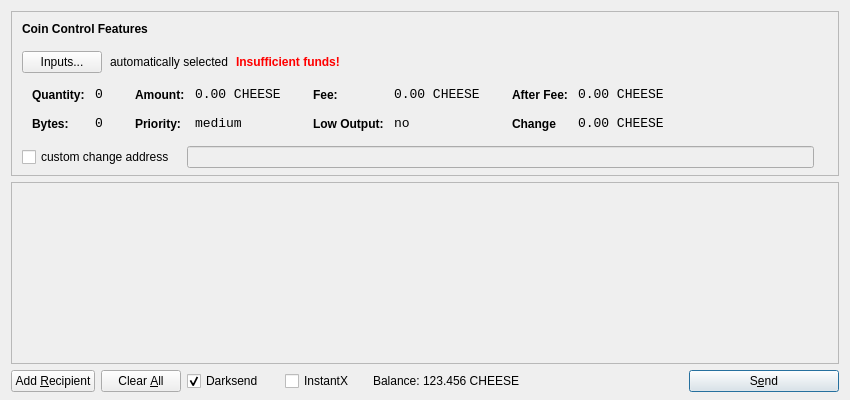
<?xml version="1.0" encoding="UTF-8"?>
<ui version="4.0">
 <class>SendCoinsDialog</class>
 <widget class="QDialog" name="SendCoinsDialog">
  <property name="geometry">
   <rect>
    <x>0</x>
    <y>0</y>
    <width>850</width>
    <height>400</height>
   </rect>
  </property>
  <property name="windowTitle">
   <string>Send Coins</string>
  </property>
  <layout class="QVBoxLayout" name="verticalLayout" stretch="0,1,0">
   <property name="bottomMargin">
    <number>8</number>
   </property>
   <item>
    <widget class="QFrame" name="frameCoinControl">
     <property name="sizePolicy">
      <sizepolicy hsizetype="Expanding" vsizetype="Expanding">
       <horstretch>0</horstretch>
       <verstretch>0</verstretch>
      </sizepolicy>
     </property>
     <property name="maximumSize">
      <size>
       <width>16777215</width>
       <height>16777215</height>
      </size>
     </property>
     <property name="frameShape">
      <enum>QFrame::StyledPanel</enum>
     </property>
     <property name="frameShadow">
      <enum>QFrame::Sunken</enum>
     </property>
     <layout class="QVBoxLayout" name="verticalLayoutCoinControl2">
      <property name="spacing">
       <number>-1</number>
      </property>
      <property name="leftMargin">
       <number>0</number>
      </property>
      <property name="topMargin">
       <number>0</number>
      </property>
      <property name="rightMargin">
       <number>0</number>
      </property>
      <property name="bottomMargin">
       <number>6</number>
      </property>
      <item>
       <layout class="QVBoxLayout" name="verticalLayoutCoinControl" stretch="0,0,0,0,1">
        <property name="spacing">
         <number>0</number>
        </property>
        <property name="leftMargin">
         <number>10</number>
        </property>
        <property name="topMargin">
         <number>10</number>
        </property>
        <item>
         <layout class="QHBoxLayout" name="horizontalLayoutCoinControl1">
          <property name="bottomMargin">
           <number>15</number>
          </property>
          <item>
           <widget class="QLabel" name="labelCoinControlFeatures">
            <property name="sizePolicy">
             <sizepolicy hsizetype="Preferred" vsizetype="Maximum">
              <horstretch>0</horstretch>
              <verstretch>0</verstretch>
             </sizepolicy>
            </property>
            <property name="font">
             <font>
              <weight>75</weight>
              <bold>true</bold>
             </font>
            </property>
            <property name="styleSheet">
             <string notr="true">font-weight:bold;</string>
            </property>
            <property name="text">
             <string>Coin Control Features</string>
            </property>
           </widget>
          </item>
         </layout>
        </item>
        <item>
         <layout class="QHBoxLayout" name="horizontalLayoutCoinControl2" stretch="0,0,0,0">
          <property name="spacing">
           <number>8</number>
          </property>
          <property name="bottomMargin">
           <number>10</number>
          </property>
          <item>
           <widget class="QPushButton" name="pushButtonCoinControl">
            <property name="styleSheet">
             <string notr="true"/>
            </property>
            <property name="text">
             <string>Inputs...</string>
            </property>
           </widget>
          </item>
          <item>
           <widget class="QLabel" name="labelCoinControlAutomaticallySelected">
            <property name="text">
             <string>automatically selected</string>
            </property>
            <property name="margin">
             <number>5</number>
            </property>
           </widget>
          </item>
          <item>
           <widget class="QLabel" name="labelCoinControlInsuffFunds">
            <property name="font">
             <font>
              <weight>75</weight>
              <bold>true</bold>
             </font>
            </property>
            <property name="styleSheet">
             <string notr="true">color:red;font-weight:bold;</string>
            </property>
            <property name="text">
             <string>Insufficient funds!</string>
            </property>
            <property name="margin">
             <number>5</number>
            </property>
           </widget>
          </item>
          <item>
           <spacer name="horizontalSpacerCoinControl">
            <property name="orientation">
             <enum>Qt::Horizontal</enum>
            </property>
            <property name="sizeHint" stdset="0">
             <size>
              <width>40</width>
              <height>1</height>
             </size>
            </property>
           </spacer>
          </item>
         </layout>
        </item>
        <item>
         <widget class="QWidget" name="widgetCoinControl" native="true">
          <property name="sizePolicy">
           <sizepolicy hsizetype="Preferred" vsizetype="Preferred">
            <horstretch>0</horstretch>
            <verstretch>0</verstretch>
           </sizepolicy>
          </property>
          <property name="minimumSize">
           <size>
            <width>0</width>
            <height>0</height>
           </size>
          </property>
          <property name="styleSheet">
           <string notr="true"/>
          </property>
          <layout class="QHBoxLayout" name="horizontalLayoutCoinControl5">
           <property name="margin">
            <number>0</number>
           </property>
           <item>
            <layout class="QHBoxLayout" name="horizontalLayoutCoinControl3" stretch="0,0,0,1">
             <property name="spacing">
              <number>20</number>
             </property>
             <property name="topMargin">
              <number>0</number>
             </property>
             <property name="bottomMargin">
              <number>10</number>
             </property>
             <item>
              <layout class="QFormLayout" name="formLayoutCoinControl1">
               <property name="horizontalSpacing">
                <number>10</number>
               </property>
               <property name="verticalSpacing">
                <number>14</number>
               </property>
               <property name="leftMargin">
                <number>10</number>
               </property>
               <property name="topMargin">
                <number>4</number>
               </property>
               <property name="rightMargin">
                <number>6</number>
               </property>
               <item row="0" column="0">
                <widget class="QLabel" name="labelCoinControlQuantityText">
                 <property name="styleSheet">
                  <string notr="true">font-weight:bold;</string>
                 </property>
                 <property name="text">
                  <string>Quantity:</string>
                 </property>
                 <property name="margin">
                  <number>0</number>
                 </property>
                </widget>
               </item>
               <item row="0" column="1">
                <widget class="QLabel" name="labelCoinControlQuantity">
                 <property name="font">
                  <font>
                   <family>Monospace</family>
                   <pointsize>10</pointsize>
                  </font>
                 </property>
                 <property name="cursor">
                  <cursorShape>IBeamCursor</cursorShape>
                 </property>
                 <property name="contextMenuPolicy">
                  <enum>Qt::ActionsContextMenu</enum>
                 </property>
                 <property name="text">
                  <string>0</string>
                 </property>
                 <property name="margin">
                  <number>0</number>
                 </property>
                 <property name="textInteractionFlags">
                  <set>Qt::LinksAccessibleByMouse|Qt::TextSelectableByKeyboard|Qt::TextSelectableByMouse</set>
                 </property>
                </widget>
               </item>
               <item row="1" column="0">
                <widget class="QLabel" name="labelCoinControlBytesText">
                 <property name="styleSheet">
                  <string notr="true">font-weight:bold;</string>
                 </property>
                 <property name="text">
                  <string>Bytes:</string>
                 </property>
                </widget>
               </item>
               <item row="1" column="1">
                <widget class="QLabel" name="labelCoinControlBytes">
                 <property name="font">
                  <font>
                   <family>Monospace</family>
                   <pointsize>10</pointsize>
                  </font>
                 </property>
                 <property name="cursor">
                  <cursorShape>IBeamCursor</cursorShape>
                 </property>
                 <property name="contextMenuPolicy">
                  <enum>Qt::ActionsContextMenu</enum>
                 </property>
                 <property name="text">
                  <string>0</string>
                 </property>
                 <property name="textInteractionFlags">
                  <set>Qt::LinksAccessibleByMouse|Qt::TextSelectableByKeyboard|Qt::TextSelectableByMouse</set>
                 </property>
                </widget>
               </item>
              </layout>
             </item>
             <item>
              <layout class="QFormLayout" name="formLayoutCoinControl2">
               <property name="horizontalSpacing">
                <number>10</number>
               </property>
               <property name="verticalSpacing">
                <number>14</number>
               </property>
               <property name="leftMargin">
                <number>6</number>
               </property>
               <property name="topMargin">
                <number>4</number>
               </property>
               <property name="rightMargin">
                <number>6</number>
               </property>
               <item row="0" column="0">
                <widget class="QLabel" name="labelCoinControlAmountText">
                 <property name="styleSheet">
                  <string notr="true">font-weight:bold;</string>
                 </property>
                 <property name="text">
                  <string>Amount:</string>
                 </property>
                 <property name="margin">
                  <number>0</number>
                 </property>
                </widget>
               </item>
               <item row="0" column="1">
                <widget class="QLabel" name="labelCoinControlAmount">
                 <property name="font">
                  <font>
                   <family>Monospace</family>
                   <pointsize>10</pointsize>
                  </font>
                 </property>
                 <property name="cursor">
                  <cursorShape>IBeamCursor</cursorShape>
                 </property>
                 <property name="contextMenuPolicy">
                  <enum>Qt::ActionsContextMenu</enum>
                 </property>
                 <property name="text">
                  <string>0.00 CHEESE</string>
                 </property>
                 <property name="textInteractionFlags">
                  <set>Qt::LinksAccessibleByMouse|Qt::TextSelectableByKeyboard|Qt::TextSelectableByMouse</set>
                 </property>
                </widget>
               </item>
               <item row="1" column="0">
                <widget class="QLabel" name="labelCoinControlPriorityText">
                 <property name="styleSheet">
                  <string notr="true">font-weight:bold;</string>
                 </property>
                 <property name="text">
                  <string>Priority:</string>
                 </property>
                </widget>
               </item>
               <item row="1" column="1">
                <widget class="QLabel" name="labelCoinControlPriority">
                 <property name="font">
                  <font>
                   <family>Monospace</family>
                   <pointsize>10</pointsize>
                  </font>
                 </property>
                 <property name="cursor">
                  <cursorShape>IBeamCursor</cursorShape>
                 </property>
                 <property name="contextMenuPolicy">
                  <enum>Qt::ActionsContextMenu</enum>
                 </property>
                 <property name="text">
                  <string>medium</string>
                 </property>
                 <property name="textInteractionFlags">
                  <set>Qt::LinksAccessibleByMouse|Qt::TextSelectableByKeyboard|Qt::TextSelectableByMouse</set>
                 </property>
                </widget>
               </item>
              </layout>
             </item>
             <item>
              <layout class="QFormLayout" name="formLayoutCoinControl3">
               <property name="horizontalSpacing">
                <number>10</number>
               </property>
               <property name="verticalSpacing">
                <number>14</number>
               </property>
               <property name="leftMargin">
                <number>6</number>
               </property>
               <property name="topMargin">
                <number>4</number>
               </property>
               <property name="rightMargin">
                <number>6</number>
               </property>
               <item row="0" column="0">
                <widget class="QLabel" name="labelCoinControlFeeText">
                 <property name="styleSheet">
                  <string notr="true">font-weight:bold;</string>
                 </property>
                 <property name="text">
                  <string>Fee:</string>
                 </property>
                 <property name="margin">
                  <number>0</number>
                 </property>
                </widget>
               </item>
               <item row="0" column="1">
                <widget class="QLabel" name="labelCoinControlFee">
                 <property name="font">
                  <font>
                   <family>Monospace</family>
                   <pointsize>10</pointsize>
                  </font>
                 </property>
                 <property name="cursor">
                  <cursorShape>IBeamCursor</cursorShape>
                 </property>
                 <property name="contextMenuPolicy">
                  <enum>Qt::ActionsContextMenu</enum>
                 </property>
                 <property name="text">
                  <string>0.00 CHEESE</string>
                 </property>
                 <property name="textInteractionFlags">
                  <set>Qt::LinksAccessibleByMouse|Qt::TextSelectableByKeyboard|Qt::TextSelectableByMouse</set>
                 </property>
                </widget>
               </item>
               <item row="1" column="0">
                <widget class="QLabel" name="labelCoinControlLowOutputText">
                 <property name="styleSheet">
                  <string notr="true">font-weight:bold;</string>
                 </property>
                 <property name="text">
                  <string>Low Output:</string>
                 </property>
                </widget>
               </item>
               <item row="1" column="1">
                <widget class="QLabel" name="labelCoinControlLowOutput">
                 <property name="font">
                  <font>
                   <family>Monospace</family>
                   <pointsize>10</pointsize>
                  </font>
                 </property>
                 <property name="cursor">
                  <cursorShape>IBeamCursor</cursorShape>
                 </property>
                 <property name="contextMenuPolicy">
                  <enum>Qt::ActionsContextMenu</enum>
                 </property>
                 <property name="text">
                  <string>no</string>
                 </property>
                 <property name="textInteractionFlags">
                  <set>Qt::LinksAccessibleByMouse|Qt::TextSelectableByKeyboard|Qt::TextSelectableByMouse</set>
                 </property>
                </widget>
               </item>
              </layout>
             </item>
             <item>
              <layout class="QFormLayout" name="formLayoutCoinControl4">
               <property name="horizontalSpacing">
                <number>10</number>
               </property>
               <property name="verticalSpacing">
                <number>14</number>
               </property>
               <property name="leftMargin">
                <number>6</number>
               </property>
               <property name="topMargin">
                <number>4</number>
               </property>
               <property name="rightMargin">
                <number>6</number>
               </property>
               <item row="0" column="0">
                <widget class="QLabel" name="labelCoinControlAfterFeeText">
                 <property name="styleSheet">
                  <string notr="true">font-weight:bold;</string>
                 </property>
                 <property name="text">
                  <string>After Fee:</string>
                 </property>
                 <property name="margin">
                  <number>0</number>
                 </property>
                </widget>
               </item>
               <item row="0" column="1">
                <widget class="QLabel" name="labelCoinControlAfterFee">
                 <property name="font">
                  <font>
                   <family>Monospace</family>
                   <pointsize>10</pointsize>
                  </font>
                 </property>
                 <property name="cursor">
                  <cursorShape>IBeamCursor</cursorShape>
                 </property>
                 <property name="contextMenuPolicy">
                  <enum>Qt::ActionsContextMenu</enum>
                 </property>
                 <property name="text">
                  <string>0.00 CHEESE</string>
                 </property>
                 <property name="textInteractionFlags">
                  <set>Qt::LinksAccessibleByMouse|Qt::TextSelectableByKeyboard|Qt::TextSelectableByMouse</set>
                 </property>
                </widget>
               </item>
               <item row="1" column="0">
                <widget class="QLabel" name="labelCoinControlChangeText">
                 <property name="styleSheet">
                  <string notr="true">font-weight:bold;</string>
                 </property>
                 <property name="text">
                  <string>Change</string>
                 </property>
                </widget>
               </item>
               <item row="1" column="1">
                <widget class="QLabel" name="labelCoinControlChange">
                 <property name="font">
                  <font>
                   <family>Monospace</family>
                   <pointsize>10</pointsize>
                  </font>
                 </property>
                 <property name="cursor">
                  <cursorShape>IBeamCursor</cursorShape>
                 </property>
                 <property name="contextMenuPolicy">
                  <enum>Qt::ActionsContextMenu</enum>
                 </property>
                 <property name="text">
                  <string>0.00 CHEESE</string>
                 </property>
                 <property name="textInteractionFlags">
                  <set>Qt::LinksAccessibleByMouse|Qt::TextSelectableByKeyboard|Qt::TextSelectableByMouse</set>
                 </property>
                </widget>
               </item>
              </layout>
             </item>
            </layout>
           </item>
          </layout>
         </widget>
        </item>
        <item>
         <layout class="QHBoxLayout" name="horizontalLayoutCoinControl4" stretch="0,0,0">
          <property name="spacing">
           <number>12</number>
          </property>
          <property name="sizeConstraint">
           <enum>QLayout::SetDefaultConstraint</enum>
          </property>
          <property name="topMargin">
           <number>5</number>
          </property>
          <property name="rightMargin">
           <number>5</number>
          </property>
          <item>
           <widget class="QCheckBox" name="checkBoxCoinControlChange">
            <property name="text">
             <string>custom change address</string>
            </property>
           </widget>
          </item>
          <item>
           <widget class="QLineEdit" name="lineEditCoinControlChange">
            <property name="enabled">
             <bool>false</bool>
            </property>
            <property name="sizePolicy">
             <sizepolicy hsizetype="Expanding" vsizetype="Fixed">
              <horstretch>0</horstretch>
              <verstretch>0</verstretch>
             </sizepolicy>
            </property>
           </widget>
          </item>
          <item>
           <widget class="QLabel" name="labelCoinControlChangeLabel">
            <property name="sizePolicy">
             <sizepolicy hsizetype="Preferred" vsizetype="Expanding">
              <horstretch>0</horstretch>
              <verstretch>0</verstretch>
             </sizepolicy>
            </property>
            <property name="minimumSize">
             <size>
              <width>0</width>
              <height>0</height>
             </size>
            </property>
            <property name="text">
             <string/>
            </property>
            <property name="margin">
             <number>3</number>
            </property>
           </widget>
          </item>
         </layout>
        </item>
        <item>
         <spacer name="verticalSpacerCoinControl">
          <property name="orientation">
           <enum>Qt::Vertical</enum>
          </property>
          <property name="sizeHint" stdset="0">
           <size>
            <width>800</width>
            <height>1</height>
           </size>
          </property>
         </spacer>
        </item>
       </layout>
      </item>
     </layout>
    </widget>
   </item>
   <item>
    <widget class="QScrollArea" name="scrollArea">
     <property name="widgetResizable">
      <bool>true</bool>
     </property>
     <widget class="QWidget" name="scrollAreaWidgetContents">
      <property name="geometry">
       <rect>
        <x>0</x>
        <y>0</y>
        <width>830</width>
        <height>165</height>
       </rect>
      </property>
      <layout class="QVBoxLayout" name="verticalLayout_2">
       <property name="margin">
        <number>0</number>
       </property>
       <item>
        <layout class="QVBoxLayout" name="entries">
         <property name="spacing">
          <number>6</number>
         </property>
        </layout>
       </item>
       <item>
        <spacer name="verticalSpacer">
         <property name="orientation">
          <enum>Qt::Vertical</enum>
         </property>
         <property name="sizeHint" stdset="0">
          <size>
           <width>20</width>
           <height>40</height>
          </size>
         </property>
        </spacer>
       </item>
      </layout>
     </widget>
    </widget>
   </item>
   <item>
    <layout class="QHBoxLayout" name="horizontalLayout">
     <item>
      <widget class="QPushButton" name="addButton">
       <property name="toolTip">
        <string>Send to multiple recipients at once</string>
       </property>
       <property name="text">
        <string>Add &amp;Recipient</string>
       </property>
       <property name="autoDefault">
        <bool>false</bool>
       </property>
      </widget>
     </item>
     <item>
      <widget class="QPushButton" name="clearButton">
       <property name="sizePolicy">
        <sizepolicy hsizetype="Minimum" vsizetype="Fixed">
         <horstretch>0</horstretch>
         <verstretch>0</verstretch>
        </sizepolicy>
       </property>
       <property name="toolTip">
        <string>Remove all transaction fields</string>
       </property>
       <property name="text">
        <string>Clear &amp;All</string>
       </property>
       <property name="autoRepeatDelay">
        <number>300</number>
       </property>
       <property name="autoDefault">
        <bool>false</bool>
       </property>
      </widget>
     </item>
     <item>
      <layout class="QHBoxLayout" name="horizontalLayout_2">
       <property name="spacing">
        <number>3</number>
       </property>
        <item>
        <widget class="QCheckBox" name="checkUseDarksend">
         <property name="minimumSize">
          <size>
           <width>95</width>
           <height>0</height>
          </size>
         </property>
         <property name="text">
          <string>Darksend</string>
         </property>
         <property name="checked">
          <bool>true</bool>
         </property>
        </widget>
       </item>
       <item>
        <widget class="QCheckBox" name="checkInstantX">
         <property name="enabled">
          <bool>true</bool>
         </property>
         <property name="minimumSize">
          <size>
           <width>85</width>
           <height>0</height>
          </size>
         </property>
         <property name="text">
          <string>InstantX</string>
         </property>
        </widget>
       </item>
       <item>
        <widget class="QLabel" name="label">
         <property name="sizePolicy">
          <sizepolicy hsizetype="Preferred" vsizetype="Fixed">
           <horstretch>0</horstretch>
           <verstretch>0</verstretch>
          </sizepolicy>
         </property>
         <property name="text">
          <string>Balance:</string>
         </property>
        </widget>
       </item>
       <item>
        <widget class="QLabel" name="labelBalance">
         <property name="sizePolicy">
          <sizepolicy hsizetype="Preferred" vsizetype="Fixed">
           <horstretch>0</horstretch>
           <verstretch>0</verstretch>
          </sizepolicy>
         </property>
         <property name="cursor">
          <cursorShape>IBeamCursor</cursorShape>
         </property>
         <property name="text">
          <string>123.456 CHEESE</string>
         </property>
         <property name="textInteractionFlags">
          <set>Qt::LinksAccessibleByMouse|Qt::TextSelectableByKeyboard|Qt::TextSelectableByMouse</set>
         </property>
        </widget>
       </item>
      </layout>
     </item>
     <item>
      <spacer name="horizontalSpacer">
       <property name="orientation">
        <enum>Qt::Horizontal</enum>
       </property>
       <property name="sizeHint" stdset="0">
        <size>
         <width>40</width>
         <height>20</height>
        </size>
       </property>
      </spacer>
     </item>
     <item>
      <widget class="QPushButton" name="sendButton">
       <property name="minimumSize">
        <size>
         <width>150</width>
         <height>0</height>
        </size>
       </property>
       <property name="toolTip">
        <string>Confirm the send action</string>
       </property>
       <property name="text">
        <string>S&amp;end</string>
       </property>
       <property name="icon">
        <iconset resource="../bitcoin.qrc">
         <normaloff>:/icons/send</normaloff>:/icons/send</iconset>
       </property>
       <property name="default">
        <bool>true</bool>
       </property>
      </widget>
     </item>
    </layout>
   </item>
  </layout>
 </widget>
 <resources>
  <include location="../bitcoin.qrc"/>
 </resources>
 <connections/>
</ui>
